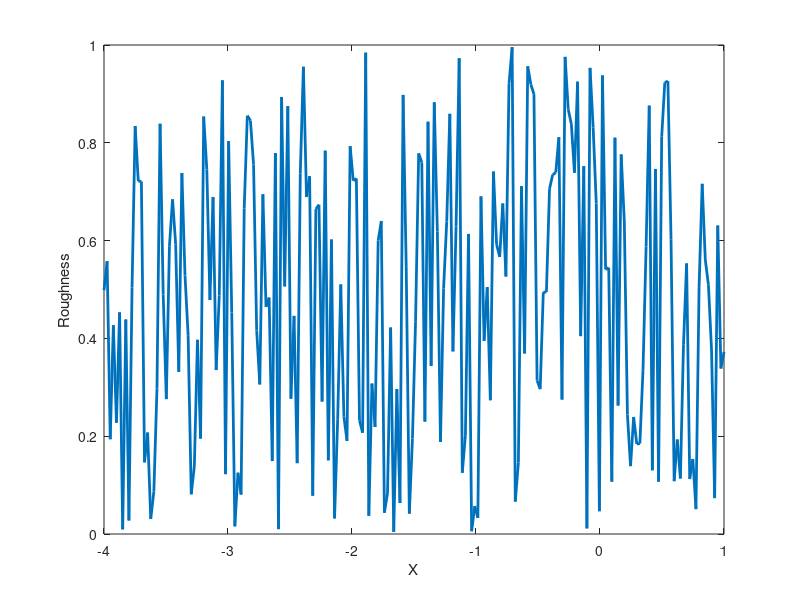

Write the MATLAB code that produced this figure.
function plot_fig143a()

    X0 = -4.0;
    XE =  1.0;
    N  = 200;     % 你画图用多少点就写多少点（需 <= 5000）
    % ---- 读文件----
    fid = fopen('ROUGH2.DAT','r');
    r = zeros(N,1);
    for i = 1:N
        val = fscanf(fid, '%f', 1);     % 每次读一个
        if isempty(val)
            fclose(fid);
            error('%s 行数不足：至少需要 %d 行。', fn, N);
        end
        r(i) = val;
    end
    fclose(fid);
    r(r < 0) = 0;
    r(r > 1) = 1;

    % ---- X 网格 ----
    x = linspace(X0, XE, N).';

    % ---- 作图----
    figure;
    plot(x, r, 'LineWidth', 2);  
    xlabel('X');
    ylabel('Roughness');
    xlim([X0, XE]);
    ylim([0, 1]);
end
